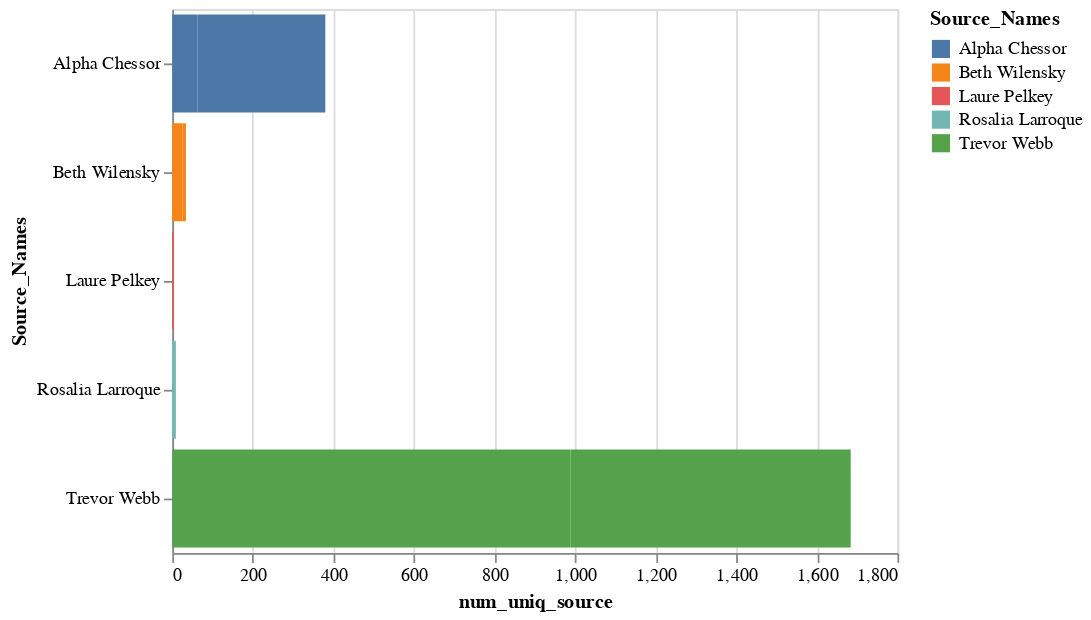

Here is the notebook cell this chart was saved with:
### Code cell
alt.Chart(purchase_analysis).mark_bar().encode(
    x='num_uniq_source',
    y='Source_Names',
    color='Source_Names'
)

### Figure 1 — Vega-Lite specification as saved in the notebook (floating-point values rounded to 4 significant figures)
{"$schema": "https://vega.github.io/schema/vega-lite/v2.4.3.json", "config": {"view": {"height": 300, "width": 400}}, "data": {"values": [{"Avg_dest_count": 3.467, "Avg_source_count": 5.778, "Destination": 2038003, "Destination_Names": "Jenice Savaria", "Primary_dest_interactions": 1, "Primary_source_interactions": 22, "Source": 1847246, "Source_Names": "Rosalia Larroque", "Unnamed: 0": 0, "combined_unique": 15, "found_unique_meeting_repeat": true, "max_rolling_diff": "128 days 06:08:40", "max_rolling_window": 11, "max_time_btwn": "51 days 01:16:21", "mean_rolling_diff": "36 days 13:48:54", "mean_rolling_window": 3.538, "mean_time_btwn": "8 days 00:50:24.705882", "meeting_count": 10, "min_rolling_diff": "2 days 00:00:00", "min_rolling_window": 1, "min_time_btwn": "0 days 00:00:00", "num_uniq_dest": 15, "num_uniq_source": 9, "suspicious_indicator": 1, "total_entires": 52}, {"Avg_dest_count": 2.136, "Avg_source_count": 1.981, "Destination": 2038138, "Destination_Names": "Tyree Barreneche", "Primary_dest_interactions": 1, "Primary_source_interactions": 29, "Source": 580766, "Source_Names": "Trevor Webb", "Unnamed: 0": 1, "combined_unique": 1864, "found_unique_meeting_repeat": false, "max_rolling_diff": "5 days 19:22:48", "max_rolling_window": 53, "max_time_btwn": "3 days 03:41:54", "mean_rolling_diff": "1 days 09:36:27.037909", "mean_rolling_window": 30.29, "mean_time_btwn": "0 days 06:42:43.591002", "meeting_count": 0, "min_rolling_diff": "0 days 01:32:40", "min_rolling_window": 1, "min_time_btwn": "0 days 00:00:00", "num_uniq_dest": 916, "num_uniq_source": 988, "suspicious_indicator": 1, "total_entires": 1957}, {"Avg_dest_count": 2.106, "Avg_source_count": 2.024, "Destination": 2038138, "Destination_Names": "Tyree Barreneche", "Primary_dest_interactions": 1, "Primary_source_interactions": 37, "Source": 580766, "Source_Names": "Trevor Webb", "Unnamed: 0": 2, "combined_unique": 1335, "found_unique_meeting_repeat": false, "max_rolling_diff": "8 days 01:05:40", "max_rolling_window": 41, "max_time_btwn": "3 days 01:02:57", "mean_rolling_diff": "1 days 20:37:09.688746", "mean_rolling_window": 22.94, "mean_time_btwn": "0 days 08:54:43.060369", "meeting_count": 0, "min_rolling_diff": "0 days 02:25:19", "min_rolling_window": 1, "min_time_btwn": "0 days 00:00:00", "num_uniq_dest": 669, "num_uniq_source": 696, "suspicious_indicator": 1, "total_entires": 1409}, {"Avg_dest_count": 3.424, "Avg_source_count": 4.52, "Destination": 2037766, "Destination_Names": "Gregory Russell", "Primary_dest_interactions": 1, "Primary_source_interactions": 22, "Source": 437025, "Source_Names": "Beth Wilensky", "Unnamed: 0": 3, "combined_unique": 49, "found_unique_meeting_repeat": false, "max_rolling_diff": "67 days 20:44:34", "max_rolling_window": 10, "max_time_btwn": "44 days 04:19:32", "mean_rolling_diff": "22 days 01:55:35.120370", "mean_rolling_window": 3.77, "mean_time_btwn": "4 days 17:08:12.580357", "meeting_count": 9, "min_rolling_diff": "2 days 00:00:00", "min_rolling_window": 1, "min_time_btwn": "0 days 00:00:00", "num_uniq_dest": 33, "num_uniq_source": 25, "suspicious_indicator": 1, "total_entires": 113}, {"Avg_dest_count": 5.615, "Avg_source_count": 8.111, "Destination": 2037766, "Destination_Names": "Gregory Russell", "Primary_dest_interactions": 1, "Primary_source_interactions": 12, "Source": 437025, "Source_Names": "Beth Wilensky", "Unnamed: 0": 4, "combined_unique": 15, "found_unique_meeting_repeat": false, "max_rolling_diff": "89 days 13:26:03", "max_rolling_window": 9, "max_time_btwn": "36 days 00:00:00", "mean_rolling_diff": "19 days 14:09:56.735294", "mean_rolling_window": 4.027, "mean_time_btwn": "4 days 04:58:49.583333", "meeting_count": 7, "min_rolling_diff": "2 days 00:00:00", "min_rolling_window": 1, "min_time_btwn": "0 days 00:00:00", "num_uniq_dest": 13, "num_uniq_source": 9, "suspicious_indicator": 1, "total_entires": 73}, {"Avg_dest_count": 4.4, "Avg_source_count": 5.5, "Destination": 2037860, "Destination_Names": "Carlos Morris", "Primary_dest_interactions": 1, "Primary_source_interactions": 11, "Source": 695013, "Source_Names": "Laure Pelkey", "Unnamed: 0": 5, "combined_unique": 5, "found_unique_meeting_repeat": false, "max_rolling_diff": "217 days 15:00:00", "max_rolling_window": 4, "max_time_btwn": "209 days 15:00:00", "mean_rolling_diff": "85 days 02:17:38.823529", "mean_rolling_window": 1.682, "mean_time_btwn": "23 days 17:51:25.714285", "meeting_count": 0, "min_rolling_diff": "14 days 00:00:00", "min_rolling_window": 1, "min_time_btwn": "0 days 00:00:00", "num_uniq_dest": 5, "num_uniq_source": 4, "suspicious_indicator": 1, "total_entires": 22}, {"Avg_dest_count": 2.225, "Avg_source_count": 2.508, "Destination": 2038031, "Destination_Names": "Kia Halonen", "Primary_dest_interactions": 1, "Primary_source_interactions": 104, "Source": 720233, "Source_Names": "Alpha Chessor", "Unnamed: 0": 6, "combined_unique": 127, "found_unique_meeting_repeat": false, "max_rolling_diff": "34 days 04:55:19", "max_rolling_window": 10, "max_time_btwn": "16 days 21:26:38", "mean_rolling_diff": "12 days 17:04:41.535947", "mean_rolling_window": 4.171, "mean_time_btwn": "2 days 14:09:28.904458", "meeting_count": 0, "min_rolling_diff": "1 days 22:23:47", "min_rolling_window": 1, "min_time_btwn": "0 days 00:00:00", "num_uniq_dest": 71, "num_uniq_source": 63, "suspicious_indicator": 1, "total_entires": 158}, {"Avg_dest_count": 2.462, "Avg_source_count": 2.454, "Destination": 2038031, "Destination_Names": "Kia Halonen", "Primary_dest_interactions": 1, "Primary_source_interactions": 89, "Source": 720233, "Source_Names": "Alpha Chessor", "Unnamed: 0": 7, "combined_unique": 559, "found_unique_meeting_repeat": false, "max_rolling_diff": "6 days 09:39:36", "max_rolling_window": 31, "max_time_btwn": "3 days 09:06:25", "mean_rolling_diff": "2 days 10:29:45.633893", "mean_rolling_window": 17.49, "mean_time_btwn": "0 days 11:41:39.348777", "meeting_count": 0, "min_rolling_diff": "0 days 05:52:45", "min_rolling_window": 1, "min_time_btwn": "0 days 00:00:00", "num_uniq_dest": 316, "num_uniq_source": 317, "suspicious_indicator": 1, "total_entires": 778}]}, "encoding": {"color": {"field": "Source_Names", "type": "nominal"}, "x": {"field": "num_uniq_source", "type": "quantitative"}, "y": {"field": "Source_Names", "type": "nominal"}}, "mark": "bar"}
